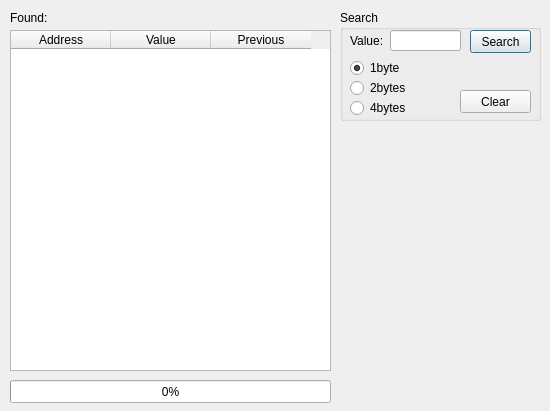
<?xml version="1.0" encoding="UTF-8"?>
<ui version="4.0">
 <class>RAMInfoDialog</class>
 <widget class="QDialog" name="RAMInfoDialog">
  <property name="enabled">
   <bool>true</bool>
  </property>
  <property name="geometry">
   <rect>
    <x>0</x>
    <y>0</y>
    <width>550</width>
    <height>411</height>
   </rect>
  </property>
  <property name="minimumSize">
   <size>
    <width>550</width>
    <height>411</height>
   </size>
  </property>
  <property name="maximumSize">
   <size>
    <width>550</width>
    <height>411</height>
   </size>
  </property>
  <property name="windowTitle">
   <string>RAM info - melonDS</string>
  </property>
  <property name="modal">
   <bool>false</bool>
  </property>
  <widget class="QGroupBox" name="groupBox">
   <property name="geometry">
    <rect>
     <x>340</x>
     <y>10</y>
     <width>201</width>
     <height>111</height>
    </rect>
   </property>
   <property name="title">
    <string>Search</string>
   </property>
   <widget class="QPushButton" name="btnSearch">
    <property name="geometry">
     <rect>
      <x>130</x>
      <y>20</y>
      <width>61</width>
      <height>23</height>
     </rect>
    </property>
    <property name="text">
     <string>Search</string>
    </property>
   </widget>
   <widget class="QLineEdit" name="txtSearch">
    <property name="geometry">
     <rect>
      <x>50</x>
      <y>20</y>
      <width>71</width>
      <height>21</height>
     </rect>
    </property>
    <property name="maxLength">
     <number>5</number>
    </property>
   </widget>
   <widget class="QPushButton" name="btnClear">
    <property name="geometry">
     <rect>
      <x>120</x>
      <y>80</y>
      <width>71</width>
      <height>23</height>
     </rect>
    </property>
    <property name="text">
     <string>Clear</string>
    </property>
   </widget>
   <widget class="QLabel" name="labelValue">
    <property name="geometry">
     <rect>
      <x>10</x>
      <y>20</y>
      <width>41</width>
      <height>21</height>
     </rect>
    </property>
    <property name="text">
     <string>Value:</string>
    </property>
   </widget>
   <widget class="QRadioButton" name="radiobtn1byte">
    <property name="geometry">
     <rect>
      <x>10</x>
      <y>50</y>
      <width>90</width>
      <height>16</height>
     </rect>
    </property>
    <property name="text">
     <string>1byte</string>
    </property>
    <property name="checked">
     <bool>true</bool>
    </property>
   </widget>
   <widget class="QRadioButton" name="radiobtn2bytes">
    <property name="geometry">
     <rect>
      <x>10</x>
      <y>70</y>
      <width>90</width>
      <height>16</height>
     </rect>
    </property>
    <property name="text">
     <string>2bytes</string>
    </property>
   </widget>
   <widget class="QRadioButton" name="radiobtn4bytes">
    <property name="geometry">
     <rect>
      <x>10</x>
      <y>90</y>
      <width>90</width>
      <height>16</height>
     </rect>
    </property>
    <property name="text">
     <string>4bytes</string>
    </property>
   </widget>
  </widget>
  <widget class="QProgressBar" name="progressBar">
   <property name="geometry">
    <rect>
     <x>10</x>
     <y>380</y>
     <width>321</width>
     <height>23</height>
    </rect>
   </property>
   <property name="maximum">
    <number>100</number>
   </property>
   <property name="value">
    <number>0</number>
   </property>
   <property name="alignment">
    <set>Qt::AlignCenter</set>
   </property>
   <property name="textVisible">
    <bool>true</bool>
   </property>
   <property name="format">
    <string>%p%</string>
   </property>
  </widget>
  <widget class="QTableWidget" name="ramTable">
   <property name="geometry">
    <rect>
     <x>10</x>
     <y>30</y>
     <width>321</width>
     <height>341</height>
    </rect>
   </property>
   <property name="minimumSize">
    <size>
     <width>321</width>
     <height>341</height>
    </size>
   </property>
   <property name="maximumSize">
    <size>
     <width>321</width>
     <height>341</height>
    </size>
   </property>
   <property name="editTriggers">
    <set>QAbstractItemView::AnyKeyPressed|QAbstractItemView::DoubleClicked</set>
   </property>
   <property name="alternatingRowColors">
    <bool>true</bool>
   </property>
   <property name="selectionBehavior">
    <enum>QAbstractItemView::SelectRows</enum>
   </property>
   <attribute name="verticalHeaderVisible">
    <bool>false</bool>
   </attribute>
   <attribute name="verticalHeaderMinimumSectionSize">
    <number>16</number>
   </attribute>
   <attribute name="verticalHeaderDefaultSectionSize">
    <number>16</number>
   </attribute>
   <column>
    <property name="text">
     <string>Address</string>
    </property>
   </column>
   <column>
    <property name="text">
     <string>Value</string>
    </property>
   </column>
   <column>
    <property name="text">
     <string>Previous</string>
    </property>
   </column>
  </widget>
  <widget class="QLabel" name="txtFound">
   <property name="geometry">
    <rect>
     <x>10</x>
     <y>10</y>
     <width>101</width>
     <height>16</height>
    </rect>
   </property>
   <property name="text">
    <string>Found:</string>
   </property>
  </widget>
 </widget>
 <tabstops>
  <tabstop>ramTable</tabstop>
  <tabstop>txtSearch</tabstop>
  <tabstop>btnSearch</tabstop>
  <tabstop>radiobtn1byte</tabstop>
  <tabstop>radiobtn2bytes</tabstop>
  <tabstop>radiobtn4bytes</tabstop>
  <tabstop>btnClear</tabstop>
 </tabstops>
 <resources/>
 <connections/>
</ui>
